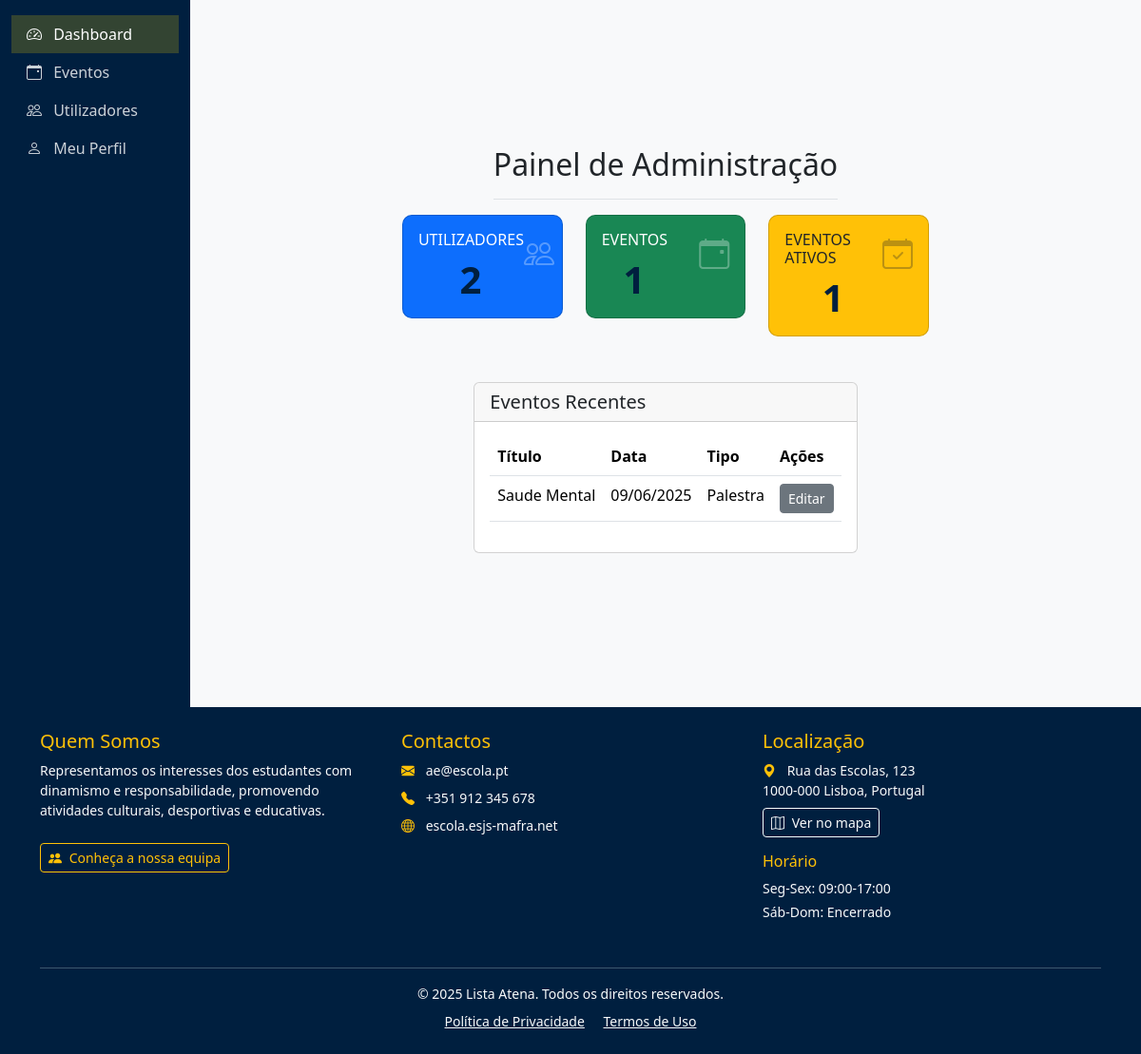
The page /admin/index.php (signed in) on the database its author committed.
### tables this page shows
CREATE TABLE `eventos` (
  `id` int(11) NOT NULL,
  `id_organizador` int(11) DEFAULT NULL,
  `titulo` varchar(255) NOT NULL,
  `data` date NOT NULL,
  `hora` time DEFAULT NULL,
  `descricao` text DEFAULT NULL,
  `local` varchar(255) DEFAULT NULL,
  `imagem` varchar(255) DEFAULT NULL,
  `tipo` enum('evento','palestra') DEFAULT 'evento',
  `criado_em` timestamp NOT NULL DEFAULT current_timestamp()
);

### admin/index.php (the view, shortened to what this page needs)
<?php
require '../includes/db.php';
try {
    $sql_users = "SELECT COUNT(*) as total FROM utilizadores";
    $result_users = $conn->query($sql_users);
    $total_users = $result_users ? $result_users->fetch_assoc()['total'] : 0;
    $sql_events = "SELECT COUNT(*) as total FROM eventos";
    $result_events = $conn->query($sql_events);
    $total_events = $result_events ? $result_events->fetch_assoc()['total'] : 0;
    $sql_active_events = "SELECT COUNT(*) as total FROM eventos WHERE data >= CURDATE()";
    $result_active_events = $conn->query($sql_active_events);
    $active_events = $result_active_events ? $result_active_events->fetch_assoc()['total'] : 0;
} catch (Exception $e) {
    error_log("Erro ao carregar estatísticas: " . $e->getMessage());
    $total_users = $total_events = $active_events = 0;
}
?>
<!DOCTYPE html>
<html lang="pt">
<head>
</head>
<body>
  <div class="container-fluid">
    <div class="row">
      <nav class="col-md-2 d-none d-md-block admin-sidebar py-3">
        <div class="sidebar-sticky">
          <ul class="nav flex-column">
            <li class="nav-item">
              <a class="nav-link active" href="index.php">
                <i class="bi bi-speedometer2 me-2"></i> Dashboard
              </a>
            </li>
            <li class="nav-item">
              <a class="nav-link" href="eventos_admin.php">
                <i class="bi bi-calendar-event me-2"></i> Eventos
              </a>
            </li>
            <li class="nav-item">
              <a class="nav-link" href="utilizadores.php">
                <i class="bi bi-people me-2"></i> Utilizadores
              </a>
            </li>
            <li class="nav-item">
              <a class="nav-link" href="../perfil.php">
                <i class="bi bi-person me-2"></i> Meu Perfil
              </a>
            </li>
          </ul>
        </div>
      </nav>
      <main role="main" class="col-md-9 ml-sm-auto col-lg-10 px-4 py-4">
        <div class="d-flex justify-content-between flex-wrap flex-md-nowrap align-items-center pt-3 pb-2 mb-3 border-bottom">
          <h1 class="h2">Painel de Administração</h1>
        </div>
        <div class="row mb-4">
          <div class="col-md-4">
            <div class="card stat-card bg-primary text-white mb-4">
              <div class="card-body">
                <div class="d-flex justify-content-between">
                  <div>
                    <h6 class="card-title">UTILIZADORES</h6>
                    <h2 class="mb-0"><?= htmlspecialchars($total_users) ?></h2>
                  </div>
                  <i class="bi bi-people" style="font-size: 2rem; opacity: 0.3;"></i>
                </div>
              </div>
            </div>
          </div>
          <div class="col-md-4">
            <div class="card stat-card bg-success text-white mb-4">
              <div class="card-body">
                <div class="d-flex justify-content-between">
                  <div>
                    <h6 class="card-title">EVENTOS</h6>
                    <h2 class="mb-0"><?= htmlspecialchars($total_events) ?></h2>
                  </div>
                  <i class="bi bi-calendar-event" style="font-size: 2rem; opacity: 0.3;"></i>
                </div>
              </div>
            </div>
          </div>
          <div class="col-md-4">
            <div class="card stat-card bg-warning text-dark mb-4">
              <div class="card-body">
                <div class="d-flex justify-content-between">
                  <div>
                    <h6 class="card-title">EVENTOS ATIVOS</h6>
                    <h2 class="mb-0"><?= htmlspecialchars($active_events) ?></h2>
                  </div>
                  <i class="bi bi-calendar-check" style="font-size: 2rem; opacity: 0.3;"></i>
                </div>
              </div>
            </div>
          </div>
        </div>
        <div class="card mb-4">
          <div class="card-header">
            <h5 class="mb-0">Eventos Recentes</h5>
          </div>
          <div class="card-body">
            <?php
            try {
                $sql_recent_events = "SELECT * FROM eventos ORDER BY data DESC LIMIT 5";
                $result_recent_events = $conn->query($sql_recent_events);
                if ($result_recent_events && $result_recent_events->num_rows > 0):
                ?>
                <div class="table-responsive">
                  <table class="table table-hover">
                    <thead>
                      <tr>
                        <th>Título</th>
                        <th>Data</th>
                        <th>Tipo</th>
                        <th>Ações</th>
                      </tr>
                    </thead>
                    <tbody>
                      <?php while ($evento = $result_recent_events->fetch_assoc()): ?>
                      <tr>
                        <td><?= htmlspecialchars($evento['titulo']) ?></td>
                        <td><?= date('d/m/Y', strtotime($evento['data'])) ?></td>
                        <td><?= ucfirst(htmlspecialchars($evento['tipo'])) ?></td>
                        <td>
                          <a href="editar_evento.php?id=<?= $evento['id'] ?>" class="btn btn-sm btn-secondary">Editar</a>
                        </td>
                      </tr>
                      <?php endwhile; ?>
                    </tbody>
                  </table>
                </div>
                <?php else: ?>
                  <p>Nenhum evento encontrado.</p>
                <?php endif;
            } catch (Exception $e) {
                error_log("Erro ao carregar eventos recentes: " . $e->getMessage());
                echo '<p class="text-danger">Ocorreu um erro ao carregar os eventos recentes.</p>';
            }
            ?>
          </div>
        </div>
      </main>
    </div>
  </div>
  <?php include '../includes/footer.php'; ?>
</body>
</html>

### static/styles.css (style rules this page uses)
main { display: flex; flex-direction: column; align-items: center; justify-content: center; min-height: calc(100vh - 150px); padding: 2rem; background-color: #f8f9fa; }
h2 { color: #001f3f; font-size: 2.5rem; margin-bottom: 2rem; text-align: center; font-weight: 600; text-transform: uppercase; letter-spacing: 1px; }

### admin/index.php (style rules this page uses)
.stat-card { transition: transform 0.3s; border-radius: 10px; }
.admin-sidebar { min-height: calc(100vh - 56px); background-color: #001f3f; }
.admin-sidebar .nav-link { color: rgba(255, 255, 255, 0.8); }
.admin-sidebar .nav-link:hover, .admin-sidebar .nav-link.active { color: white; background-color: rgba(255, 215, 0, 0.2); }

### rows shown on the page
eventos: titulo "Saude Mental", data "09/06/2025", tipo "Palestra"

### other values the page prints
$total_users "2"
$total_events "1"
$active_events "1"
